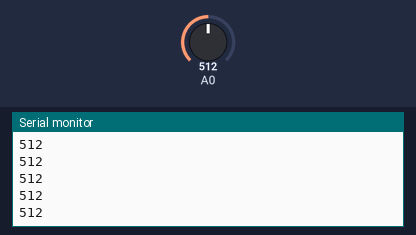
Simulated run of this sketch. Board: Arduino Uno, built with avr-gcc and run on an emulated ATmega328P. On the bench: the last lines printed to the serial monitor. The test bench sets the inputs (shaded band); at power-on: A0 = 512.

Above: at 1.2 s.
1.3 s: A0 set to 716
At 2.2 s:
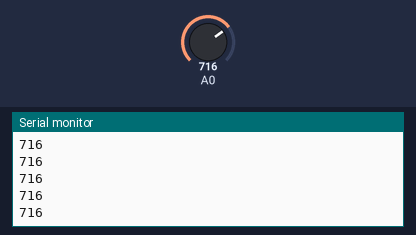
2.8 s: A0 set to 900
At 3.6 s:
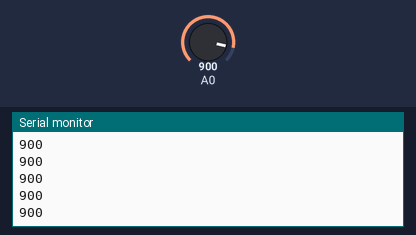
Timing chart, 0 to 5.8 s (numbered marks = the images above; inputs shaded):
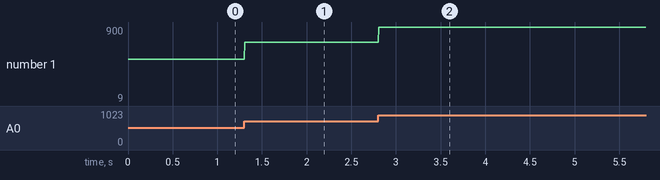

Measured:
- after the input at 1.3 s, the serial monitor: prints a new line at once (image 1)
- after the input at 2.8 s, the serial monitor: prints a new line at once (image 2)
- plotted number 1: 512 → 716 after the input at 1.3 s, 716 → 9 after the input at 2.8 s

The sketch:

24.ino
```cpp
void setup() {
  // put your setup code here, to run once:
  Serial.begin(9600);

}

void loop() {
  // put your main code here, to run repeatedly:
  int Temp = analogRead(A0);
  Serial.flush();
  Serial.print(Temp);
  Serial.println();
}
```
